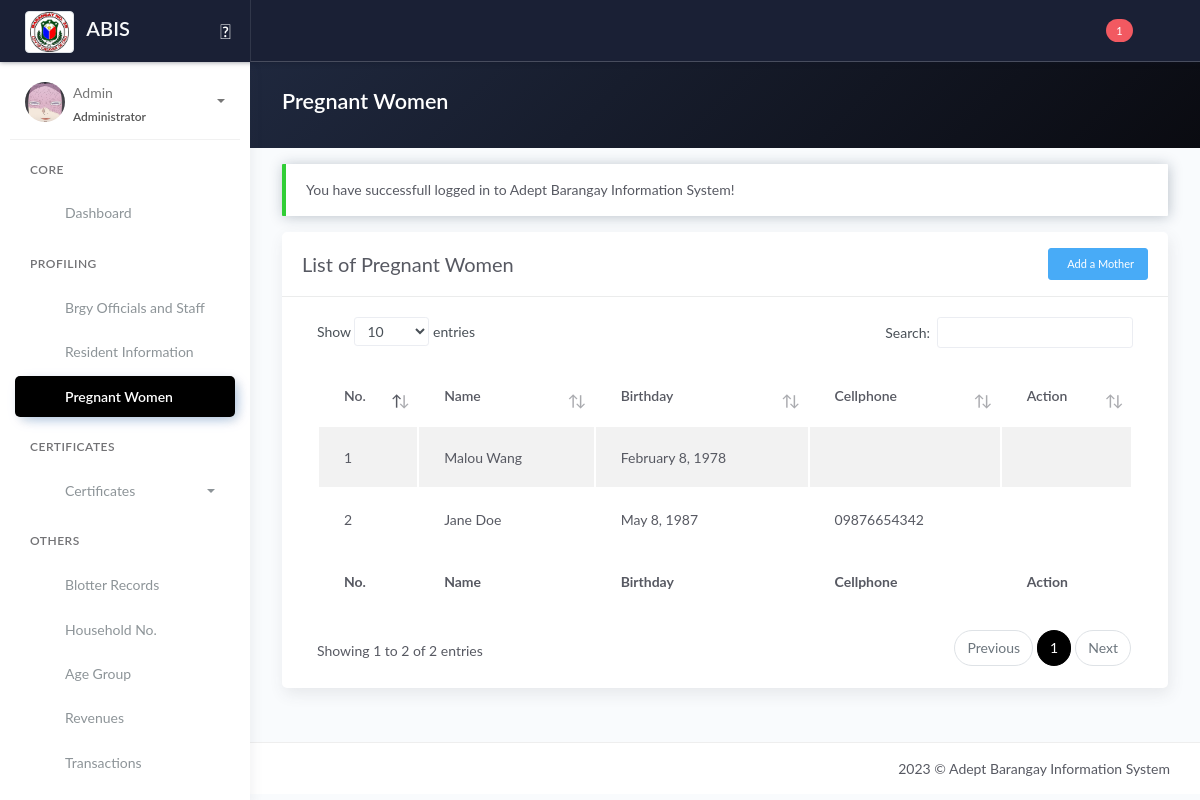
Page /pregnant_women.php (signed in) on the committed database.
### tables this page shows
CREATE TABLE `tbl_p_fam_members` (
  `id_family` int(11) NOT NULL,
  `id_resident` int(11) NOT NULL,
  `family_role` varchar(10) NOT NULL,
  `family_blood_type` varchar(5) NOT NULL,
  `family_num` varchar(255) NOT NULL,
  `fam_members_created_at` timestamp NOT NULL DEFAULT current_timestamp(),
  `fam_members_updated_at` timestamp NOT NULL DEFAULT current_timestamp() ON UPDATE current_timestamp()
);

CREATE TABLE `tblresident2` (
  `id_resident` int(11) NOT NULL,
  `national_id` varchar(100) NOT NULL,
  `region` varchar(10) NOT NULL,
  `city` varchar(100) NOT NULL,
  `province` varchar(100) NOT NULL,
  `barangay` varchar(100) NOT NULL,
  `citizenship` varchar(100) NOT NULL,
  `picture` text NOT NULL,
  `firstname` varchar(100) NOT NULL,
  `middlename` varchar(100) NOT NULL,
  `lastname` varchar(100) NOT NULL,
  `ext` varchar(10) NOT NULL,
  `alias` varchar(20) NOT NULL,
  `birthplace` varchar(100) NOT NULL,
  `birthdate` date NOT NULL,
  `sex` varchar(20) NOT NULL,
  `civilstatus` varchar(20) NOT NULL,
  `residence_type` varchar(25) NOT NULL COMMENT 'new; co-occupant; tenant',
  `id_household` int(80) NOT NULL,
  `family_head` varchar(10) NOT NULL,
  `date_of_residence` date NOT NULL,
  `vstatus` varchar(10) NOT NULL,
  `identified_as` varchar(20) NOT NULL,
  `phone` varchar(100) NOT NULL,
  `email` varchar(100) NOT NULL,
  `occupation` varchar(100) NOT NULL,
  `resident_type` int(20) NOT NULL DEFAULT 1 COMMENT '1 = Alive; 0 = Deceased',
  `id_org` varchar(100) NOT NULL,
  `pwd` varchar(5) NOT NULL,
  `indigent` varchar(5) NOT NULL,
  `remarks` text NOT NULL,
  `res_updated_at` timestamp NOT NULL DEFAULT current_timestamp() ON UPDATE current_timestamp(),
  `id_user` int(11) NOT NULL
);

### pregnant_women.php (the view, shortened to what this page needs)
<?php include 'server/server.php' ?>
<?php
$sql = "SELECT * FROM tbl_p_fam_members JOIN tblresident2 ON tblresident2.id_resident=tbl_p_fam_members.id_resident WHERE family_role='mother' ORDER BY fam_members_created_at DESC";
$result = $conn->query($sql);
$fam_members = array();
while ($row = $result->fetch_assoc()) {
    $fam_members[] = $row;
}
?>
<!DOCTYPE html>
<html lang="en">
<head>
    <?php include 'templates/header.php' ?>
    <link rel="stylesheet" href="assets/js/plugin/dataTables.dateTime.min.css">
    <link rel="stylesheet" href="assets/js/plugin/datatables/Buttons-1.6.1/css/buttons.dataTables.min.css">
    <link rel="stylesheet" href="assets/css/select2.min.css" />
    <link rel="stylesheet" href="https://cdn.jsdelivr.net/npm/@ttskch/select2-bootstrap4-theme@x.x.x/dist/select2-bootstrap4.min.css">
</head>
<body>
    <div class="wrapper">
        <?php include 'templates/main-header.php' ?>
        <?php include 'templates/sidebar.php' ?>
        <div class="main-panel">
            <div class="content">
                <div class="panel-header bg-dark-gradient">
                    <div class="page-inner">
                        <div class="d-flex align-items-left align-items-md-center flex-column flex-md-row">
                            <div>
                                <h2 class="text-white fw-bold">Pregnant Women</h2>
                            </div>
                        </div>
                    </div>
                </div>
                <div class="page-inner">
                    <div class="row mt--2">
                        <div class="col-md-12">
                            <?php if (isset($_SESSION['message'])) : ?>
                                <div class="alert alert-<?php echo $_SESSION['success']; ?> <?= $_SESSION['success'] == 'danger' ? 'bg-danger text-light' : null ?>" role="alert">
                                    <?php echo $_SESSION['message']; ?>
                                </div>
                            <?php endif ?>
                            <div class="card">
                                <div class="card-header">
                                    <div class="card-head-row">
                                        <div class="card-title">List of Pregnant Women</div>
                                        <?php if (isset($_SESSION['username'])) : ?>
                                            <div class="card-tools">
                                                <a href="#addmother" data-toggle="modal" class="btn btn-info btn-sm">
                                                    <i class="fa fa-plus"></i>&nbsp
                                                    Add a Mother
                                                </a>
                                            </div>
                                        <?php endif ?>
                                    </div>
                                </div>
                                <div class="card-body">
                                    <div class="table-responsive">
                                        <table id="pregnantwomen" class="display table table-striped">
                                            <thead>
                                                <tr>
                                                    <th scope="col">No.</th>
                                                    <th scope="col">Name</th>
                                                    <th scope="col">Birthday</th>
                                                    <th scope="col">Cellphone</th>
                                                    <th scope="col">Action</th>
                                                </tr>
                                            </thead>
                                            <tbody>
                                                <?php if (!empty($fam_members)) : ?>
                                                    <?php $no = 1;
                                                    foreach ($fam_members as $row) : ?>
                                                        <tr>
                                                            <td><?= $no ?></td>
                                                            <td><?= $row['firstname'] . ' ' . $row['middlename'] . ' ' . $row['lastname'] ?></td>
                                                            <td><?= date("F j, Y", strtotime($row['birthdate'])) ?></td>
                                                            <td><?= $row['phone'] ?></td>
                                                            <td>
                                                                <a type="button" href="pregnant_women_profile_view.php?id=<?= $row['id_resident'] ?>" class="btn btn-link btn-info" title="View profile" disabled>
                                                                </a>
                                                            </td>
                                                        </tr>
                                                    <?php $no++;
                                                    endforeach ?>
                                                <?php endif ?>
                                            </tbody>
                                            <tfoot>
                                                <tr>
                                                    <th scope="col">No.</th>
                                                    <th scope="col">Name</th>
                                                    <th scope="col">Birthday</th>
                                                    <th scope="col">Cellphone</th>
                                                    <th scope="col">Action</th>
                                                </tr>
                                            </tfoot>
                                        </table>
                                    </div>
                                </div>
                            </div>
                        </div>
                    </div>
                </div>
            </div>
            <?php include 'templates/main-footer.php' ?>
        </div>
    </div>
    <?php include 'templates/footer.php' ?>
</body>
</html>

### rows in the picture
tbl_p_fam_members: id_resident.firstname "Malou", id_resident.lastname "Wang", id_resident.birthdate "February 8, 1978"
tbl_p_fam_members: id_resident.firstname "Jane", id_resident.lastname "Doe", id_resident.birthdate "May 8, 1987", id_resident.phone "09876654342"

### other values in the picture
$resultSupport "1"
$_SESSION['username'] "Admin"
$_SESSION['role'] "Administrator"
$_SESSION['message'] "You have successfull logged in to Adept Barangay Information System!"
